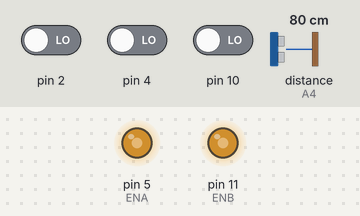
A sketch run on a simulated Arduino Uno, built with avr-gcc and run on an emulated ATmega328P. Parts: output pins drawn as LEDs (lit = HIGH). Wiring (inferred from the names in the program): ultrasonic range finder: trigger A5; echo A4. The inputs (shaded band) are chosen by the test bench; at power-on: pin 4 LOW, distance to the obstacle (sensor on A4) 80 cm, pin 2 LOW, pin 10 LOW. The echo pulse lasts 58.3 µs per cm; pins used as bus, display or sensor lines are not drawn.

Above: at 1.2 s.
1.3 s: pin 4 driven HIGH
At 2.5 s:
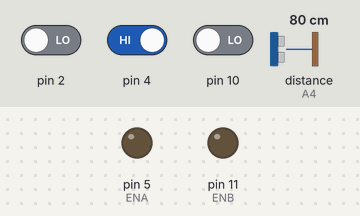
2.8 s: distance to the obstacle (sensor on A4) set to 23 cm
4.3 s: distance to the obstacle (sensor on A4) set to 18 cm
At 5.7 s:
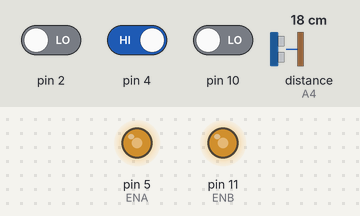
Timing chart, 0 to 7.3 s (numbered marks = the images above; inputs shaded):
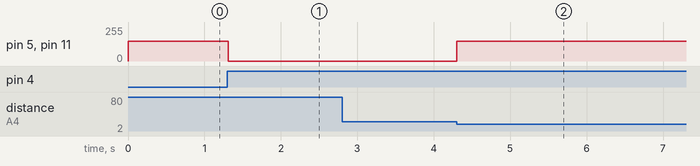

Measured:
- the behaviour switches between 21 and 20 cm on distance to the obstacle (sensor on A4) (found by bisection; images 1 and 2)
- after the input at 1.3 s, pin 5 (ENA), pin 11 (ENB): 150/255 → 0/255 at once
- after the input at 4.3 s, pin 5 (ENA), pin 11 (ENB): 0/255 → 150/255 at once

The sketch:

Balayage.ino
```cpp
int temps_total = 0;
int temps_ecoule1 = 0;
int temps_ecoule2 = 0;
int temps_ecoule3 = 0;
int Echo = A4;
int Trig = A5;
int Distance = 0 ;
int in1 = 6;
int in2 = 7;
int in3 = 8;
int in4 = 9;
int ENA = 5;
int ENB = 11;
int ABS = 150;
int num1, num2, num3;
int VIT = 150;
int VIT1 = VIT;
int VIT2 = VIT;

int Distance_test()
{
  digitalWrite(Trig, LOW);
  delayMicroseconds(2);
  digitalWrite(Trig, HIGH);
  delayMicroseconds(20);
  digitalWrite(Trig, LOW);
  float Fdistance = pulseIn(Echo, HIGH);
  Fdistance = Fdistance / 58;
  return (int)Fdistance;
}

void setup() {
  pinMode(Echo, INPUT);
  pinMode(Trig, OUTPUT);
  Serial.begin(9600);
  millis();

}

void loop() {
  num1 = digitalRead(10);
  num2 = digitalRead(4);
  num3 = digitalRead(2);
  int Distance = Distance_test();
  if (Distance < 20)
  {
    tourner();
  }

  if ((num1 == 1)) {
    //   Back();
    //    delay(1000);
    //    left();
    //   delay(20);
    //  Forward();
    //   temps_total = temps_total + 2000;

    Stop();
  }


  if ((num3 == 1)) {
    // Back();
    // delay(1000);
    //  left();
    //   delay(20);
    //  Forward();
    //   temps_total = temps_total + 2000;
    Stop();
  }

  if ((num2 == 1)) {
    // Back();
    // delay(1000);
    // left();
    // delay(20);
    // Forward();
    // temps_total = temps_total + 2000;
    Stop();
  }

  else {
    Forward();
  }
}
```

Fonctions_moteur.ino
```cpp
/*
  void Forward()
  {
  digitalWrite(ENA, HIGH);
  digitalWrite(ENB, HIGH);
  digitalWrite(in1, HIGH); //digital output
  digitalWrite(in2, LOW);
  digitalWrite(in3, LOW);
  digitalWrite(in4, HIGH);
  }
  void Back()
  {
  digitalWrite(ENA, HIGH);
  digitalWrite(ENB, HIGH);
  digitalWrite(in1, LOW);
  digitalWrite(in2, HIGH);
  digitalWrite(in3, HIGH);
  digitalWrite(in4, LOW);
  }
  void left()
  {
  analogWrite(ENA, ABS);
  analogWrite(ENB, ABS);
  digitalWrite(in1, HIGH);
  digitalWrite(in2, LOW);
  digitalWrite(in3, HIGH);
  digitalWrite(in4, LOW);
  }
  void right()
  {
  analogWrite(ENA, ABS);
  analogWrite(ENB, ABS);
  digitalWrite(in1, LOW);
  digitalWrite(in2, HIGH);
  digitalWrite(in3, LOW);
  digitalWrite(in4, HIGH);
  }

  void Stop()
  {
  digitalWrite(ENA, LOW);
  digitalWrite(ENB, LOW);
  }

  void tourner()
  {
  temps_ecoule1 = millis() - temps_total;
  temps_ecoule2 = 0;
  while (temps_ecoule1 > temps_ecoule2) {
      Back();
      temps_ecoule2 = millis() - temps_ecoule1 - temps_total;
  }
    left();
    delay(10);
    Stop();
    temps_total = millis();

  }
*/
```

Nouvelles_Fonctions_Moteur.ino
```cpp
void Forward() // Avancer
{
  analogWrite(ENA, VIT1);
  analogWrite(ENB, VIT2);
  digitalWrite(in1, HIGH);
  digitalWrite(in2, LOW);
  digitalWrite(in3, LOW);
  digitalWrite(in4, HIGH);
}
void Back() // Reculer
{
  analogWrite(ENA, VIT1);
  analogWrite(ENB, VIT2);
  digitalWrite(in1, LOW);
  digitalWrite(in2, HIGH);
  digitalWrite(in3, HIGH);
  digitalWrite(in4, LOW);
}
void left() // A Gauche
{
  analogWrite(ENA, ABS);
  analogWrite(ENB, ABS);
  digitalWrite(in1, HIGH);
  digitalWrite(in2, LOW);
  digitalWrite(in3, HIGH);
  digitalWrite(in4, LOW);
}
void right() // A Droite
{
  analogWrite(ENA, ABS);
  analogWrite(ENB, ABS);
  digitalWrite(in1, LOW);
  digitalWrite(in2, HIGH);
  digitalWrite(in3, LOW);
  digitalWrite(in4, HIGH);
}
void Stop()
{
  analogWrite(ENA, 0);
  analogWrite(ENB, 0);
}

void tourner()
{
  temps_ecoule1 = millis() - temps_total;
  temps_ecoule2 = 0;
  while (temps_ecoule1 > temps_ecoule2) {
    Back();
    temps_ecoule2 = millis() - temps_ecoule1 - temps_total;
  }
  left();
  delay(20);
  Stop();
  temps_total = millis();

}
```
